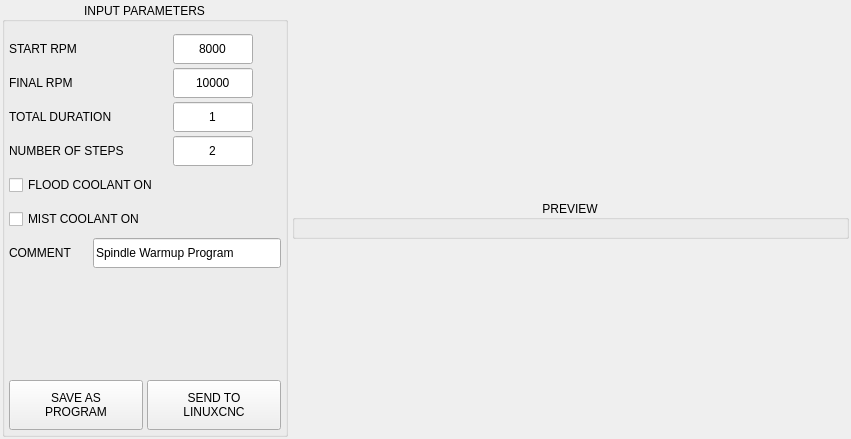
<?xml version="1.0" encoding="UTF-8"?>
<ui version="4.0">
 <class>Form</class>
 <widget class="QWidget" name="Form">
  <property name="geometry">
   <rect>
    <x>0</x>
    <y>0</y>
    <width>851</width>
    <height>439</height>
   </rect>
  </property>
  <property name="windowTitle">
   <string>Form</string>
  </property>
  <layout class="QVBoxLayout" name="verticalLayout_2">
   <property name="spacing">
    <number>6</number>
   </property>
   <property name="leftMargin">
    <number>0</number>
   </property>
   <property name="topMargin">
    <number>0</number>
   </property>
   <property name="rightMargin">
    <number>0</number>
   </property>
   <property name="bottomMargin">
    <number>0</number>
   </property>
   <item>
    <widget class="QFrame" name="frame_spindle_warmup">
     <property name="maximumSize">
      <size>
       <width>16777215</width>
       <height>16777215</height>
      </size>
     </property>
     <property name="frameShape">
      <enum>QFrame::NoFrame</enum>
     </property>
     <property name="frameShadow">
      <enum>QFrame::Plain</enum>
     </property>
     <layout class="QHBoxLayout" name="horizontalLayout" stretch="0,1">
      <property name="spacing">
       <number>4</number>
      </property>
      <property name="leftMargin">
       <number>2</number>
      </property>
      <property name="topMargin">
       <number>2</number>
      </property>
      <property name="rightMargin">
       <number>2</number>
      </property>
      <property name="bottomMargin">
       <number>2</number>
      </property>
      <item>
       <widget class="QGroupBox" name="groupbox_parameters">
        <property name="title">
         <string>INPUT PARAMETERS</string>
        </property>
        <property name="alignment">
         <set>Qt::AlignCenter</set>
        </property>
        <layout class="QVBoxLayout" name="verticalLayout">
         <property name="spacing">
          <number>4</number>
         </property>
         <property name="leftMargin">
          <number>4</number>
         </property>
         <property name="topMargin">
          <number>12</number>
         </property>
         <property name="rightMargin">
          <number>4</number>
         </property>
         <property name="bottomMargin">
          <number>4</number>
         </property>
         <item>
          <widget class="QWidget" name="widget_spindle" native="true">
           <property name="minimumSize">
            <size>
             <width>0</width>
             <height>30</height>
            </size>
           </property>
           <property name="maximumSize">
            <size>
             <width>16777215</width>
             <height>30</height>
            </size>
           </property>
           <layout class="QHBoxLayout" name="horizontalLayout_12">
            <property name="spacing">
             <number>4</number>
            </property>
            <property name="leftMargin">
             <number>0</number>
            </property>
            <property name="topMargin">
             <number>0</number>
            </property>
            <property name="rightMargin">
             <number>0</number>
            </property>
            <property name="bottomMargin">
             <number>0</number>
            </property>
            <item>
             <widget class="QLabel" name="lbl_spindle">
              <property name="maximumSize">
               <size>
                <width>160</width>
                <height>16777215</height>
               </size>
              </property>
              <property name="text">
               <string>START RPM</string>
              </property>
             </widget>
            </item>
            <item>
             <widget class="QLineEdit" name="lineEdit_start">
              <property name="sizePolicy">
               <sizepolicy hsizetype="Preferred" vsizetype="Preferred">
                <horstretch>0</horstretch>
                <verstretch>0</verstretch>
               </sizepolicy>
              </property>
              <property name="maximumSize">
               <size>
                <width>80</width>
                <height>16777215</height>
               </size>
              </property>
              <property name="toolTip">
               <string>Program starting RPM</string>
              </property>
              <property name="text">
               <string>8000</string>
              </property>
              <property name="maxLength">
               <number>5</number>
              </property>
              <property name="alignment">
               <set>Qt::AlignCenter</set>
              </property>
             </widget>
            </item>
            <item>
             <widget class="QLabel" name="lbl_start_ok">
              <property name="sizePolicy">
               <sizepolicy hsizetype="Fixed" vsizetype="Fixed">
                <horstretch>0</horstretch>
                <verstretch>0</verstretch>
               </sizepolicy>
              </property>
              <property name="minimumSize">
               <size>
                <width>24</width>
                <height>24</height>
               </size>
              </property>
              <property name="maximumSize">
               <size>
                <width>24</width>
                <height>24</height>
               </size>
              </property>
              <property name="text">
               <string/>
              </property>
              <property name="pixmap">
               <pixmap>../../modules/images/unchecked.png</pixmap>
              </property>
              <property name="scaledContents">
               <bool>true</bool>
              </property>
              <property name="alignment">
               <set>Qt::AlignCenter</set>
              </property>
             </widget>
            </item>
           </layout>
          </widget>
         </item>
         <item>
          <widget class="QWidget" name="widget_num_holes" native="true">
           <property name="minimumSize">
            <size>
             <width>0</width>
             <height>30</height>
            </size>
           </property>
           <property name="maximumSize">
            <size>
             <width>16777215</width>
             <height>30</height>
            </size>
           </property>
           <layout class="QHBoxLayout" name="horizontalLayout_6">
            <property name="spacing">
             <number>4</number>
            </property>
            <property name="leftMargin">
             <number>0</number>
            </property>
            <property name="topMargin">
             <number>0</number>
            </property>
            <property name="rightMargin">
             <number>0</number>
            </property>
            <property name="bottomMargin">
             <number>0</number>
            </property>
            <item>
             <widget class="QLabel" name="lbl_num_holes">
              <property name="minimumSize">
               <size>
                <width>160</width>
                <height>0</height>
               </size>
              </property>
              <property name="maximumSize">
               <size>
                <width>160</width>
                <height>16777215</height>
               </size>
              </property>
              <property name="text">
               <string>FINAL RPM</string>
              </property>
             </widget>
            </item>
            <item>
             <widget class="QLineEdit" name="lineEdit_final">
              <property name="sizePolicy">
               <sizepolicy hsizetype="Preferred" vsizetype="Preferred">
                <horstretch>0</horstretch>
                <verstretch>0</verstretch>
               </sizepolicy>
              </property>
              <property name="minimumSize">
               <size>
                <width>80</width>
                <height>0</height>
               </size>
              </property>
              <property name="maximumSize">
               <size>
                <width>80</width>
                <height>16777215</height>
               </size>
              </property>
              <property name="toolTip">
               <string>Program ending RPM</string>
              </property>
              <property name="text">
               <string>10000</string>
              </property>
              <property name="maxLength">
               <number>5</number>
              </property>
              <property name="alignment">
               <set>Qt::AlignCenter</set>
              </property>
             </widget>
            </item>
            <item>
             <widget class="QLabel" name="lbl_final_ok">
              <property name="sizePolicy">
               <sizepolicy hsizetype="Fixed" vsizetype="Fixed">
                <horstretch>0</horstretch>
                <verstretch>0</verstretch>
               </sizepolicy>
              </property>
              <property name="minimumSize">
               <size>
                <width>24</width>
                <height>24</height>
               </size>
              </property>
              <property name="maximumSize">
               <size>
                <width>24</width>
                <height>24</height>
               </size>
              </property>
              <property name="text">
               <string/>
              </property>
              <property name="pixmap">
               <pixmap>../../modules/images/unchecked.png</pixmap>
              </property>
              <property name="scaledContents">
               <bool>true</bool>
              </property>
              <property name="alignment">
               <set>Qt::AlignCenter</set>
              </property>
             </widget>
            </item>
           </layout>
          </widget>
         </item>
         <item>
          <widget class="QWidget" name="widget_radius" native="true">
           <property name="minimumSize">
            <size>
             <width>0</width>
             <height>30</height>
            </size>
           </property>
           <property name="maximumSize">
            <size>
             <width>16777215</width>
             <height>30</height>
            </size>
           </property>
           <layout class="QHBoxLayout" name="horizontalLayout_8">
            <property name="spacing">
             <number>4</number>
            </property>
            <property name="leftMargin">
             <number>0</number>
            </property>
            <property name="topMargin">
             <number>0</number>
            </property>
            <property name="rightMargin">
             <number>0</number>
            </property>
            <property name="bottomMargin">
             <number>0</number>
            </property>
            <item>
             <widget class="QLabel" name="lbl_radius">
              <property name="minimumSize">
               <size>
                <width>160</width>
                <height>0</height>
               </size>
              </property>
              <property name="maximumSize">
               <size>
                <width>160</width>
                <height>16777215</height>
               </size>
              </property>
              <property name="toolTip">
               <string/>
              </property>
              <property name="text">
               <string>TOTAL DURATION</string>
              </property>
             </widget>
            </item>
            <item>
             <widget class="QLineEdit" name="lineEdit_duration">
              <property name="sizePolicy">
               <sizepolicy hsizetype="Preferred" vsizetype="Preferred">
                <horstretch>0</horstretch>
                <verstretch>0</verstretch>
               </sizepolicy>
              </property>
              <property name="minimumSize">
               <size>
                <width>80</width>
                <height>0</height>
               </size>
              </property>
              <property name="maximumSize">
               <size>
                <width>80</width>
                <height>16777215</height>
               </size>
              </property>
              <property name="toolTip">
               <string>Total program duration in minutes</string>
              </property>
              <property name="text">
               <string>1</string>
              </property>
              <property name="maxLength">
               <number>8</number>
              </property>
              <property name="alignment">
               <set>Qt::AlignCenter</set>
              </property>
             </widget>
            </item>
            <item>
             <widget class="QLabel" name="lbl_duration_ok">
              <property name="sizePolicy">
               <sizepolicy hsizetype="Fixed" vsizetype="Fixed">
                <horstretch>0</horstretch>
                <verstretch>0</verstretch>
               </sizepolicy>
              </property>
              <property name="minimumSize">
               <size>
                <width>24</width>
                <height>24</height>
               </size>
              </property>
              <property name="maximumSize">
               <size>
                <width>24</width>
                <height>24</height>
               </size>
              </property>
              <property name="text">
               <string/>
              </property>
              <property name="pixmap">
               <pixmap>../../modules/images/unchecked.png</pixmap>
              </property>
              <property name="scaledContents">
               <bool>true</bool>
              </property>
              <property name="alignment">
               <set>Qt::AlignCenter</set>
              </property>
             </widget>
            </item>
           </layout>
          </widget>
         </item>
         <item>
          <widget class="QWidget" name="widget_first" native="true">
           <property name="minimumSize">
            <size>
             <width>0</width>
             <height>30</height>
            </size>
           </property>
           <property name="maximumSize">
            <size>
             <width>16777215</width>
             <height>30</height>
            </size>
           </property>
           <layout class="QHBoxLayout" name="horizontalLayout_7">
            <property name="spacing">
             <number>4</number>
            </property>
            <property name="leftMargin">
             <number>0</number>
            </property>
            <property name="topMargin">
             <number>0</number>
            </property>
            <property name="rightMargin">
             <number>0</number>
            </property>
            <property name="bottomMargin">
             <number>0</number>
            </property>
            <item>
             <widget class="QLabel" name="lbl_first">
              <property name="minimumSize">
               <size>
                <width>160</width>
                <height>0</height>
               </size>
              </property>
              <property name="maximumSize">
               <size>
                <width>160</width>
                <height>16777215</height>
               </size>
              </property>
              <property name="toolTip">
               <string>Tool to use for facing</string>
              </property>
              <property name="text">
               <string>NUMBER OF STEPS</string>
              </property>
             </widget>
            </item>
            <item>
             <widget class="QLineEdit" name="lineEdit_steps">
              <property name="sizePolicy">
               <sizepolicy hsizetype="Preferred" vsizetype="Preferred">
                <horstretch>0</horstretch>
                <verstretch>0</verstretch>
               </sizepolicy>
              </property>
              <property name="minimumSize">
               <size>
                <width>80</width>
                <height>0</height>
               </size>
              </property>
              <property name="maximumSize">
               <size>
                <width>80</width>
                <height>16777215</height>
               </size>
              </property>
              <property name="toolTip">
               <string>Number of program steps</string>
              </property>
              <property name="text">
               <string>2</string>
              </property>
              <property name="maxLength">
               <number>6</number>
              </property>
              <property name="alignment">
               <set>Qt::AlignCenter</set>
              </property>
             </widget>
            </item>
            <item>
             <widget class="QLabel" name="lbl_steps_ok">
              <property name="sizePolicy">
               <sizepolicy hsizetype="Fixed" vsizetype="Fixed">
                <horstretch>0</horstretch>
                <verstretch>0</verstretch>
               </sizepolicy>
              </property>
              <property name="minimumSize">
               <size>
                <width>24</width>
                <height>24</height>
               </size>
              </property>
              <property name="maximumSize">
               <size>
                <width>24</width>
                <height>24</height>
               </size>
              </property>
              <property name="text">
               <string/>
              </property>
              <property name="pixmap">
               <pixmap>../../modules/images/unchecked.png</pixmap>
              </property>
              <property name="scaledContents">
               <bool>true</bool>
              </property>
              <property name="alignment">
               <set>Qt::AlignCenter</set>
              </property>
             </widget>
            </item>
           </layout>
          </widget>
         </item>
         <item>
          <widget class="QCheckBox" name="chk_flood">
           <property name="sizePolicy">
            <sizepolicy hsizetype="Preferred" vsizetype="Fixed">
             <horstretch>0</horstretch>
             <verstretch>0</verstretch>
            </sizepolicy>
           </property>
           <property name="minimumSize">
            <size>
             <width>0</width>
             <height>30</height>
            </size>
           </property>
           <property name="maximumSize">
            <size>
             <width>16777215</width>
             <height>30</height>
            </size>
           </property>
           <property name="toolTip">
            <string>Turn on flood coolant while warming up</string>
           </property>
           <property name="text">
            <string>FLOOD COOLANT ON</string>
           </property>
          </widget>
         </item>
         <item>
          <widget class="QCheckBox" name="chk_mist">
           <property name="sizePolicy">
            <sizepolicy hsizetype="Preferred" vsizetype="Fixed">
             <horstretch>0</horstretch>
             <verstretch>0</verstretch>
            </sizepolicy>
           </property>
           <property name="minimumSize">
            <size>
             <width>0</width>
             <height>30</height>
            </size>
           </property>
           <property name="maximumSize">
            <size>
             <width>16777215</width>
             <height>30</height>
            </size>
           </property>
           <property name="toolTip">
            <string>Turn on mist coolant while warming up</string>
           </property>
           <property name="text">
            <string>MIST COOLANT ON</string>
           </property>
          </widget>
         </item>
         <item>
          <widget class="QWidget" name="widget_comment" native="true">
           <property name="minimumSize">
            <size>
             <width>0</width>
             <height>30</height>
            </size>
           </property>
           <property name="maximumSize">
            <size>
             <width>16777215</width>
             <height>30</height>
            </size>
           </property>
           <layout class="QHBoxLayout" name="horizontalLayout_11">
            <property name="spacing">
             <number>4</number>
            </property>
            <property name="leftMargin">
             <number>0</number>
            </property>
            <property name="topMargin">
             <number>0</number>
            </property>
            <property name="rightMargin">
             <number>0</number>
            </property>
            <property name="bottomMargin">
             <number>0</number>
            </property>
            <item>
             <widget class="QLabel" name="lbl_comment">
              <property name="minimumSize">
               <size>
                <width>80</width>
                <height>0</height>
               </size>
              </property>
              <property name="maximumSize">
               <size>
                <width>80</width>
                <height>16777215</height>
               </size>
              </property>
              <property name="toolTip">
               <string>Comment for gcode file</string>
              </property>
              <property name="text">
               <string>COMMENT</string>
              </property>
              <property name="alignment">
               <set>Qt::AlignLeading|Qt::AlignLeft|Qt::AlignVCenter</set>
              </property>
             </widget>
            </item>
            <item>
             <widget class="QLineEdit" name="lineEdit_comment">
              <property name="sizePolicy">
               <sizepolicy hsizetype="Preferred" vsizetype="Preferred">
                <horstretch>0</horstretch>
                <verstretch>0</verstretch>
               </sizepolicy>
              </property>
              <property name="toolTip">
               <string/>
              </property>
              <property name="text">
               <string>Spindle Warmup Program</string>
              </property>
             </widget>
            </item>
           </layout>
          </widget>
         </item>
         <item>
          <spacer name="verticalSpacer">
           <property name="orientation">
            <enum>Qt::Vertical</enum>
           </property>
           <property name="sizeHint" stdset="0">
            <size>
             <width>20</width>
             <height>40</height>
            </size>
           </property>
          </spacer>
         </item>
         <item>
          <layout class="QHBoxLayout" name="horizontalLayout_2">
           <property name="topMargin">
            <number>0</number>
           </property>
           <item>
            <widget class="QPushButton" name="btn_create">
             <property name="sizePolicy">
              <sizepolicy hsizetype="Preferred" vsizetype="Fixed">
               <horstretch>0</horstretch>
               <verstretch>0</verstretch>
              </sizepolicy>
             </property>
             <property name="minimumSize">
              <size>
               <width>100</width>
               <height>50</height>
              </size>
             </property>
             <property name="maximumSize">
              <size>
               <width>16777215</width>
               <height>50</height>
              </size>
             </property>
             <property name="toolTip">
              <string>Create program and save to file</string>
             </property>
             <property name="text">
              <string>SAVE AS
PROGRAM</string>
             </property>
            </widget>
           </item>
           <item>
            <widget class="QPushButton" name="btn_send">
             <property name="sizePolicy">
              <sizepolicy hsizetype="Preferred" vsizetype="Fixed">
               <horstretch>0</horstretch>
               <verstretch>0</verstretch>
              </sizepolicy>
             </property>
             <property name="minimumSize">
              <size>
               <width>100</width>
               <height>50</height>
              </size>
             </property>
             <property name="maximumSize">
              <size>
               <width>16777215</width>
               <height>50</height>
              </size>
             </property>
             <property name="toolTip">
              <string>Create temporary macro and load in linuxcnc</string>
             </property>
             <property name="text">
              <string>SEND TO
LINUXCNC</string>
             </property>
            </widget>
           </item>
          </layout>
         </item>
        </layout>
       </widget>
      </item>
      <item>
       <widget class="QGroupBox" name="groupbox_preview">
        <property name="title">
         <string>PREVIEW</string>
        </property>
        <property name="alignment">
         <set>Qt::AlignCenter</set>
        </property>
        <layout class="QVBoxLayout" name="layout_gb_preview" stretch="1">
         <property name="spacing">
          <number>4</number>
         </property>
         <property name="sizeConstraint">
          <enum>QLayout::SetMaximumSize</enum>
         </property>
         <property name="leftMargin">
          <number>4</number>
         </property>
         <property name="topMargin">
          <number>12</number>
         </property>
         <property name="rightMargin">
          <number>4</number>
         </property>
         <property name="bottomMargin">
          <number>4</number>
         </property>
         <item>
          <layout class="QVBoxLayout" name="layout_graph">
           <property name="spacing">
            <number>4</number>
           </property>
          </layout>
         </item>
        </layout>
       </widget>
      </item>
     </layout>
    </widget>
   </item>
  </layout>
 </widget>
 <resources/>
 <connections/>
 <slots>
  <slot>validate()</slot>
  <slot>create_program()</slot>
  <slot>units_changed()</slot>
  <slot>raster_changed()</slot>
  <slot>btn_help_clicked()</slot>
 </slots>
</ui>
